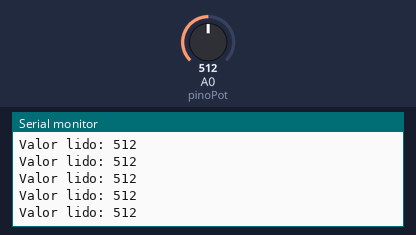
This sketch was run on a simulated Arduino Uno, built with avr-gcc and run on an emulated ATmega328P. Parts: the last lines printed to the serial monitor. The test bench sets the inputs (shaded band); at power-on: A0 (pinoPot) = 512.

Above: at 1.2 s.
1.3 s: A0 (pinoPot) set to 716
At 1.31 s:
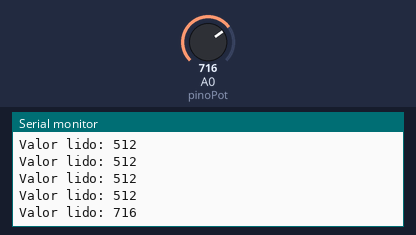
2.8 s: A0 (pinoPot) set to 900
At 2.82 s:
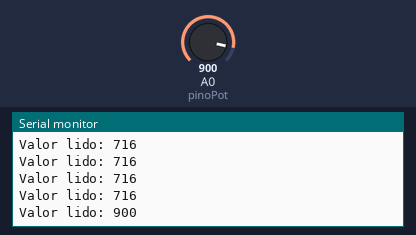
Timing chart, 0 to 5.8 s (numbered marks = the images above; inputs shaded):
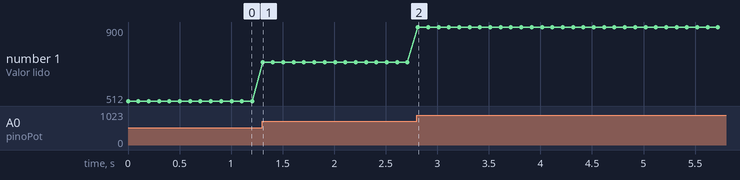

Measured:
- after the input at 1.3 s, the serial monitor: prints a new line at once (image 1)
- after the input at 2.8 s, the serial monitor: prints a new line at once (image 2)
- plotted number 1: 512 → 716 after the input at 1.3 s, 716 → 900 after the input at 2.8 s

The sketch:

sketch.ino
```cpp
// --- LÊ O VALOR ANALÓGICO VINDO DO POTENCIÔMETRO ---
const int pinoPot = A0; // O pino do meio do potenciômetro vai no pino A0.

void setup() {
  // Inicia o monitor serial para visualizarmos os dados.
  Serial.begin(9600);
}

void loop() {
  // Lê o valor do pino A0.
  int valorLido = analogRead(pinoPot);

  Serial.print("Valor lido: ");
  Serial.println(valorLido);

  delay(100); // Pausa para não sobrecarregar o monitor.
}
```
